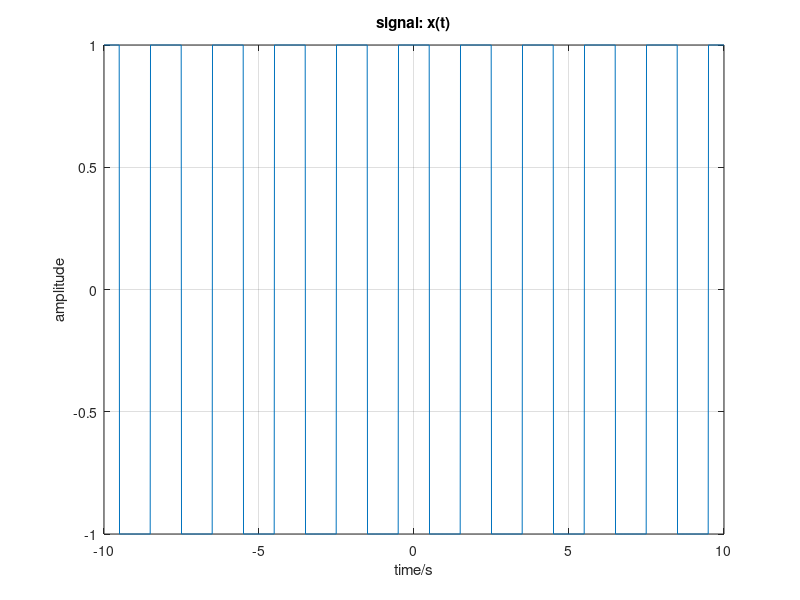
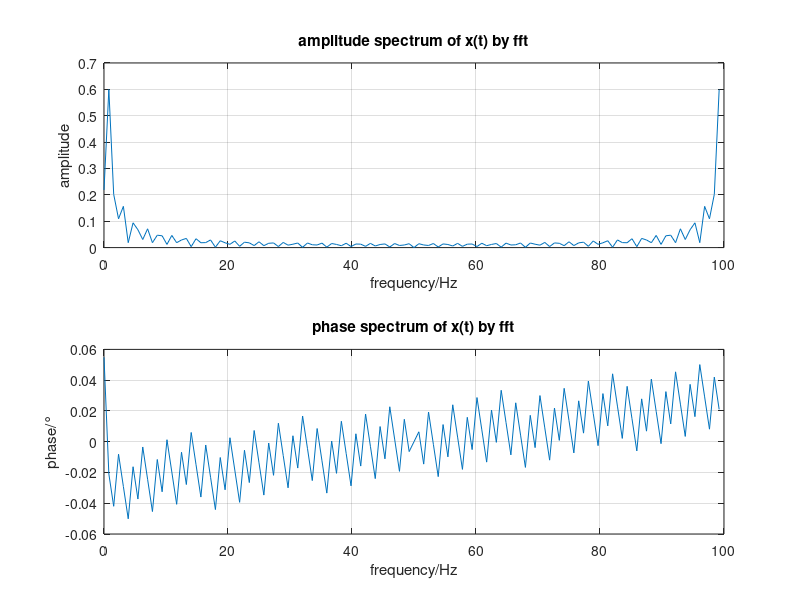
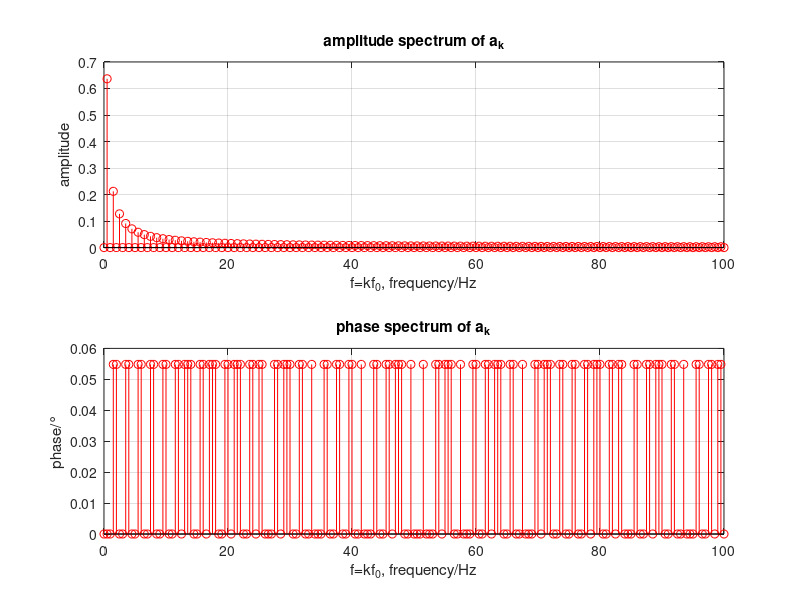

Source code (MATLAB) for these figures, in order:
clear;

% (3)i
fs = 100;                   % 时域上的采样频率 
t = -10: 1/fs: 10;          % 时域上的采样点
x = square(pi * (t + 0.5)); % 时域上的采样点x对应的值
T = 2;                      % 信号x的周期
f0 = 1 / T;                 % 信号x的周期

% 输出信号x的时域波形
figure(1);
plot(t, x);
title('signal: x(t)');
xlabel('time/s');
ylabel('amplitude');
grid on;


% (3)ii
N = 128;                       % 频域上的采样点数量
f = fs * (0: N-1) / N;         % 频域上的采样点
X = fft(x, N) / N;             % 频域上的采样点对应的值
X_A = abs(X);                  % 频域上的采样点对应的幅值
X_theta = angle(X) * pi / 180; % 频域上的采样点对应的相值

% 输出信号x的幅频谱和相频谱
figure(2);
subplot(2, 1, 1);
plot(f, X_A);
title('amplitude spectrum of x(t) by fft');
xlabel('frequency/Hz');
ylabel('amplitude');
grid on;

figure(2);
subplot(2, 1, 2);
plot(f, X_theta);
title('phase spectrum of x(t) by fft');
xlabel('frequency/Hz');
ylabel('phase/°')
grid on;


% (3)iii
k = 0: 1: fs/f0;                      % 理论上会遇见的所有k值
ak = 2 * sin(k * pi / 2) ./ (k * pi);
ak(1) = 0;                            % k对应的傅里叶系数ak
fk = k * f0;                          % k对应的频域上的采样点
ak_A = abs(ak);                       % 傅里叶系数ak的幅值
ak_theta = angle(ak) * pi / 180;      % 傅里叶系数ak的相值

% 输出傅里叶系数ak的幅和相
figure(3);
subplot(2, 1, 1);
stem(fk, ak_A, 'r');
title('amplitude spectrum of a_k');
xlabel('f=kf_0, frequency/Hz');
ylabel('amplitude');
grid on;

figure(3);
subplot(2, 1, 2);
stem(fk, ak_theta, 'r');
title('phase spectrum of a_k');
xlabel('f=kf_0, frequency/Hz');
ylabel('phase/°');
grid on;